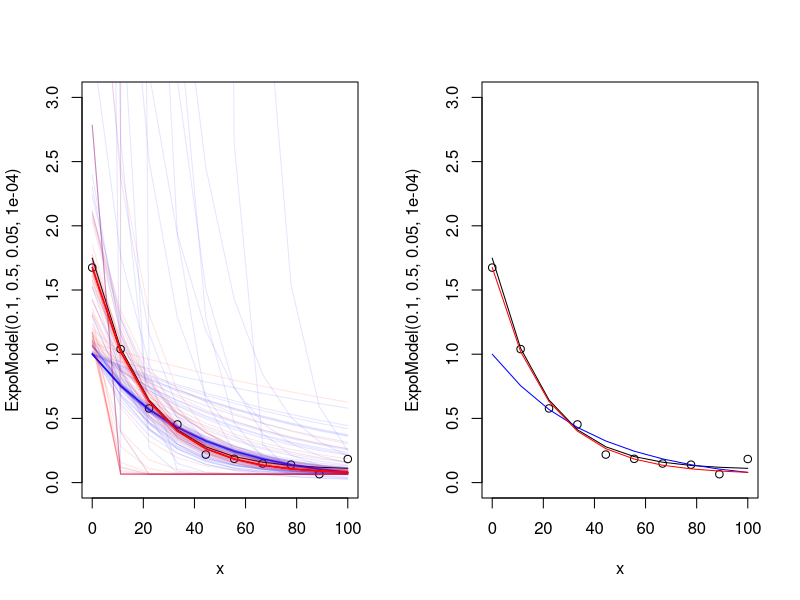

Here is the R script that generated this plot:
x <- seq(0,100,length=10)
ExpoModel <- function(B,A,k,noise) {
	return(exp(A - k*x) + B + rnorm(length(x),mean=0,sd=noise))
}

par(mfrow=c(1,2))
plot(x,ExpoModel(.1,0.5,0.05,0.0001),ylim=c(0,3),type="l")
data <- ExpoModel(.1,0.5,0.05,0.05)

points(x,data)

FitModelLog <- function(data,pars_init=c(10,0,0)){
	pars_out <- optim(pars_init,function(pars) {
		B <- min(data)/(1 + exp(-pars[1]))
		A <- 10^pars[2]
		k <- 10^pars[3]
		print(pars)
		print(c(B,A,k))
		data_norm <- log(data - B)
		model <- A - k*x
		lines(x,exp(model) + B,col=rgb(0,0,1,alpha=0.1))
		rss <- sum((data_norm - model)^2)
		print(rss)
		return(rss)	
	},control=list(maxit=80000))$par
	pars_out[1] <- min(data)/(1 + exp(-pars_out[1]))
	return(pars_out)
}

FitModelLin <- function(data,pars_init=c(10,0,0)){
	pars_out <- optim(pars_init,function(pars) {
		B <- min(data)/(1 + exp(-pars[1]))
		A <- 10^pars[2]
		k <- 10^pars[3]
		print(pars)
		print(c(B,A,k))
		model <- exp(A - k*x) + B
		lines(x,model,col=rgb(1,0,0,alpha=0.1))
		rss <- sum((data - model)^2)
		print(rss)
		return(rss)	
	},control=list(maxit=80000))$par
	pars_out[1] <- min(data)/(1 + exp(-pars_out[1]))
	return(pars_out)
}
pars_fit_log <- FitModelLog(data)
pars_fit_lin <- FitModelLin(data)
B_fit_log <- pars_fit_log[1]
A_fit_log <- 10^pars_fit_log[2]
k_fit_log <- 10^pars_fit_log[3]

B_fit_lin <- pars_fit_lin[1]
A_fit_lin <- 10^pars_fit_lin[2]
k_fit_lin <- 10^pars_fit_lin[3]



plot(x,ExpoModel(.1,0.5,0.05,0.0001),ylim=c(0,3),type="l",col="black")
points(x,data)
lines(x,exp(A_fit_log - k_fit_log*x)+B_fit_log,col="blue")
lines(x,exp(A_fit_lin - k_fit_lin*x)+B_fit_lin,col="red")

